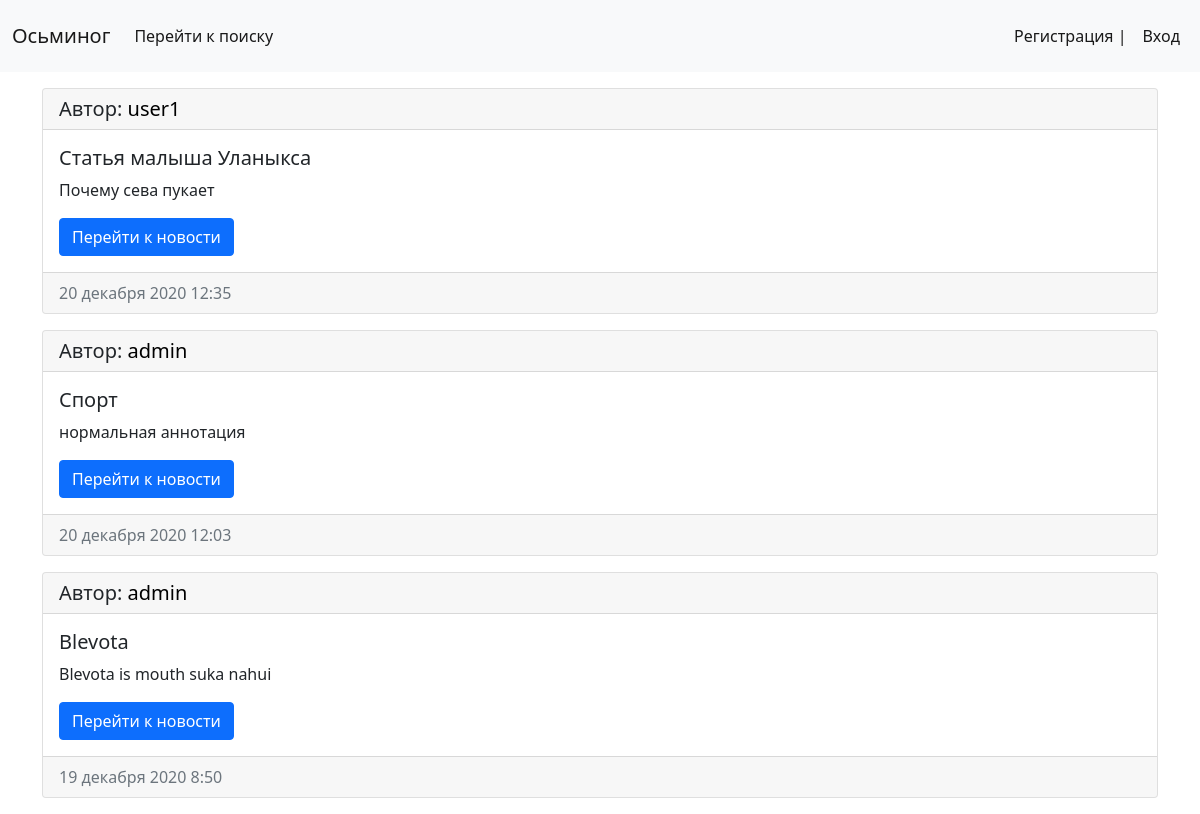
The page / on the database its author committed.
### news/models.py (models this page shows, shortened)
class Article(models.Model):
    title = models.CharField(max_length=150, verbose_name='Название')
    created_at = models.DateTimeField(auto_now_add=True, verbose_name='Дата создания')
    annotation = models.TextField(blank=True, verbose_name='Аннотация', max_length=200)
    text = models.TextField(blank=True, verbose_name='Текст новости')
    user = models.ForeignKey('User', on_delete=models.CASCADE)
    class Meta:
        verbose_name = 'Новость'
        verbose_name_plural = 'Новости'
        ordering = ['-created_at']

class User(AbstractUser):
    photo = models.ImageField(upload_to='photos/%Y/%m/%d', blank=True, verbose_name='Фотокарточка')
    about = models.TextField(blank=True, verbose_name='О себе')
    def __str__(self):
        return self.username
    class Meta:
        verbose_name = 'Пользователь'
        verbose_name_plural = 'Пользователи'
        ordering = ['username']

### news/views.py (the view)
# urls.py: path('', index, name='home'),
def index(request):
    news = Article.objects.all()
    return render(request, 'news/index.html', {'news': news})

### news/templates/news/index.html (shortened to what this page needs)
{% extends 'base.html' %}
{% block content %}
{% for item in news %}
	<div class="container">
		<div class="card">
			<h5 class="card-header">Автор: <a href="{% url 'profile' item.user.pk %}" style="text-decoration:none; color:black;">{{ item.user }}</a></h5>
			<div class="card-body">
				<h5 class="card-title">{{ item.title }}</h5>
				<p class="card-text">{{ item.annotation }}</p>
				<a href="{% url 'news' item.pk %}" class="btn btn-primary">Перейти к новости</a>
			</div>
			<div class="card-footer text-muted">
				{{ item.created_at|date:"d E Y G:i" }}
			</div>
		</div>
	</div>
{% endfor %}
{% endblock %}

### rows shown on the page
Article: user "user1", title "Статья малыша Уланыкса", annotation "Почему сева пукает", created_at "20 декабря 2020 12:35"
Article: user "admin", title "Спорт", annotation "нормальная аннотация", created_at "20 декабря 2020 12:03"
Article: user "admin", title "Blevota", annotation "Blevota is mouth suka nahui", created_at "19 декабря 2020 8:50"
